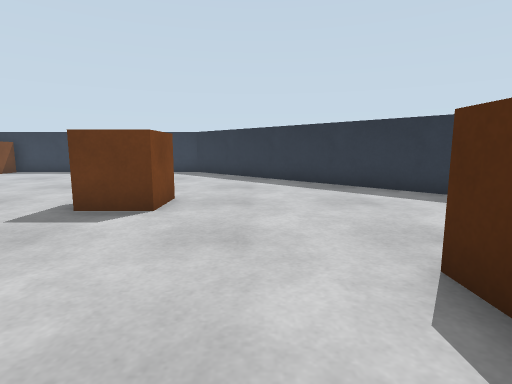
View 1 (above)

18 first-person views from a walk through a Webots world. The camera is 0.23 m above the floor, tilts 8° down and sees 80° across. The floor is counted in squares, 0.2 m on a side. Each view is taken from the middle of a square. On the plan, view 1 faces up. The plan holds only what a view shows up to about 13 squares ahead; the rest is blank. Robots are left out.

View 2
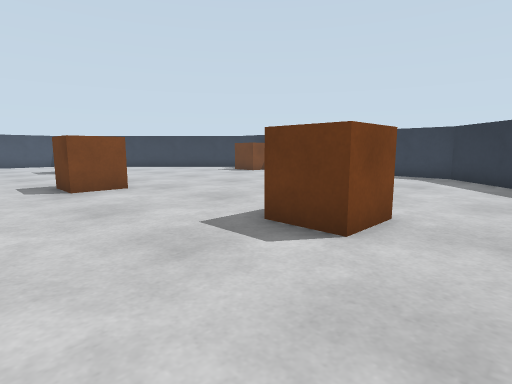

View 3
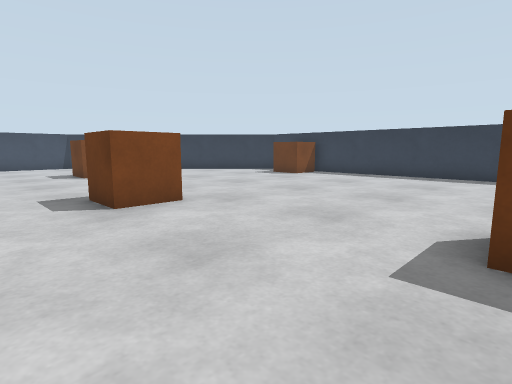

View 4
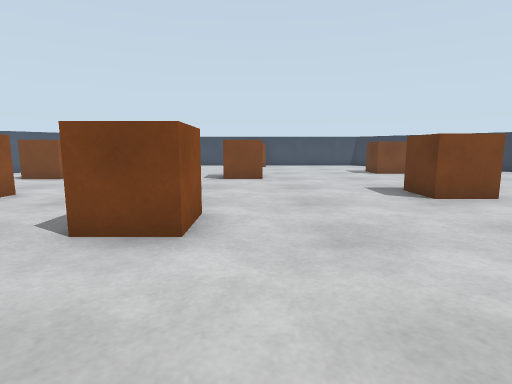

View 5
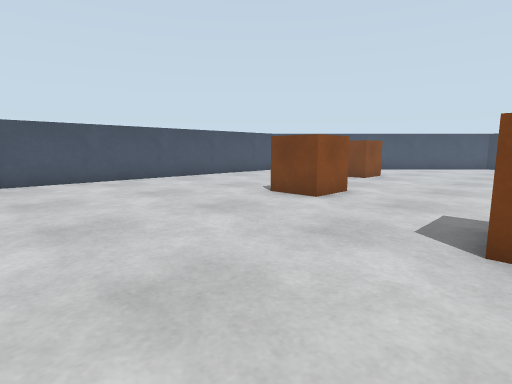

View 6
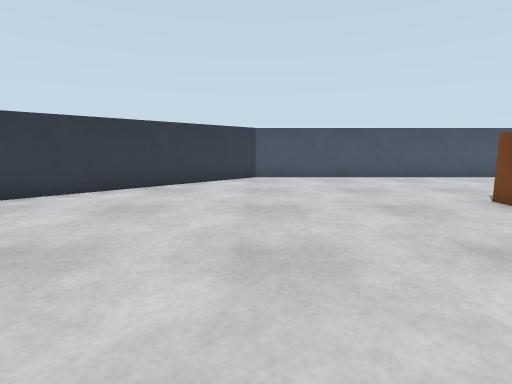

View 7
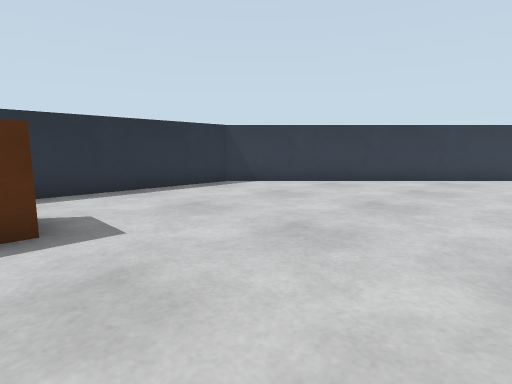

View 8
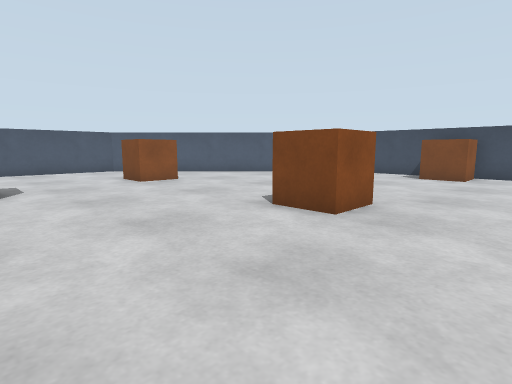

View 9
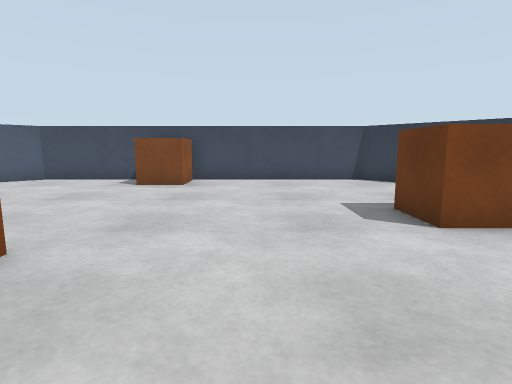

View 10
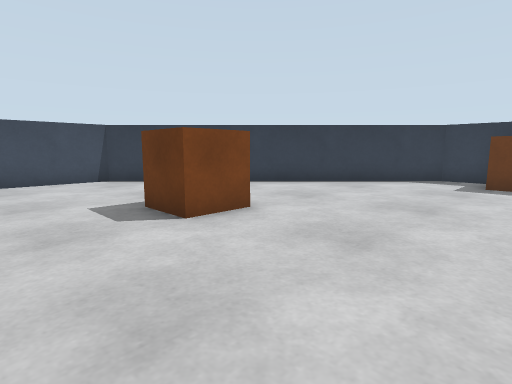

View 11
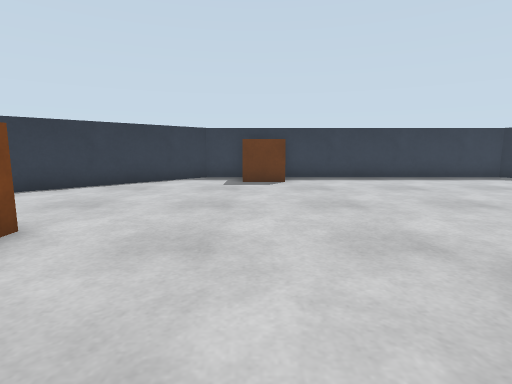

View 12
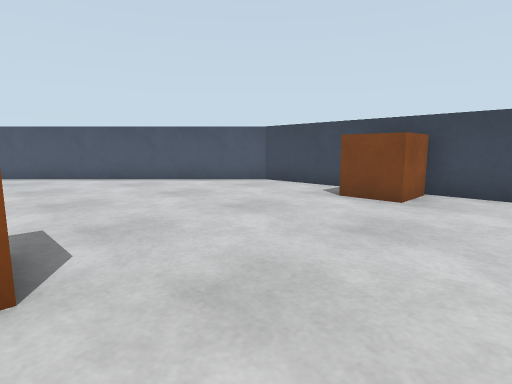

View 13
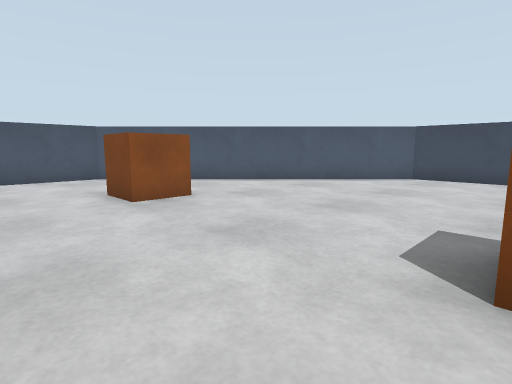

View 14
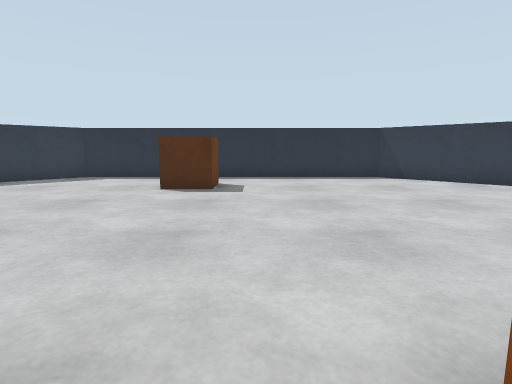

View 15
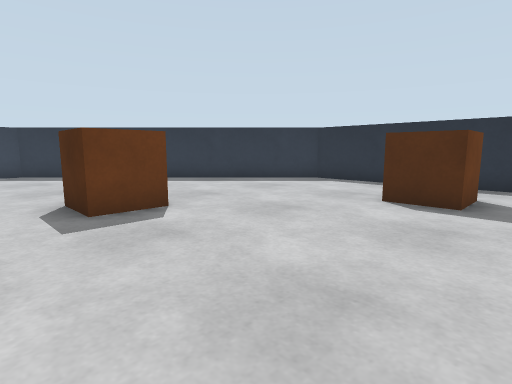

View 16
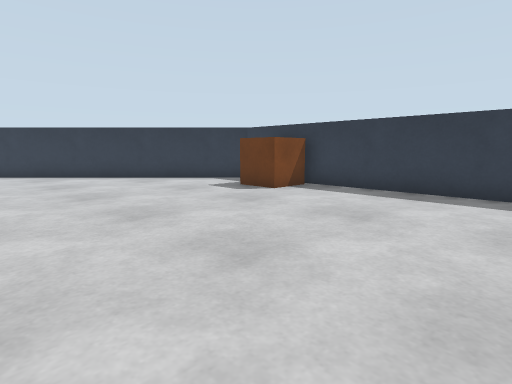

View 17
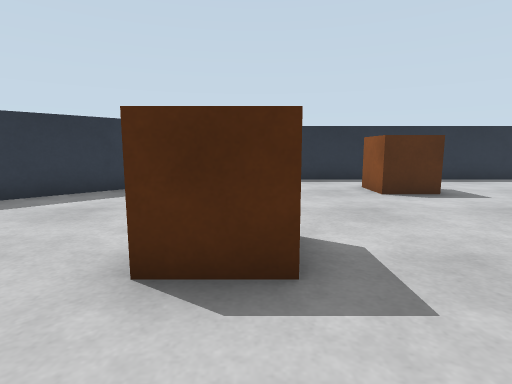

View 18
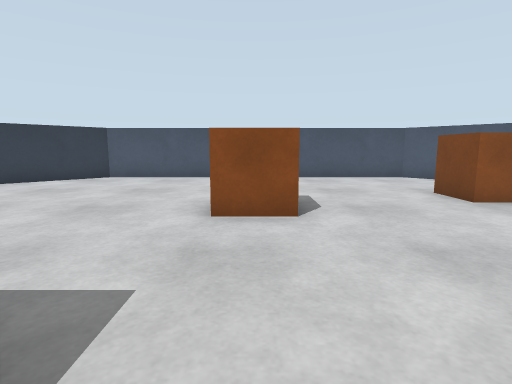

### Floor plan
Points are (right, up) in squares from view 1. A wall is a line through its corners. A room is listed if a view was taken in it or the views show most of it. See-through windows are left out.
Room 1 (views 1, 2, 3, 4, 5, 6, 7, 8, 9, 10, 11, 12, 13, 14, 15, 16, 17, 18)
walls: (-15, -13.5) (-3, -13.5) (5.5, -5) (5.5, 7) (-3, 15.6) (-15, 15.6) (-23.6, 7) (-23.6, -5) (-15, -13.5)
objects: brown box (-23, -1) to (-22, 0); brown box (-18, 6) to (-17, 7); brown box (-15, -9) to (-14, -8); brown box (-15, -1) to (-14, 0); brown box (-13, 14) to (-12, 15); brown box (-10, -7) to (-8, -6); brown box (-10, 4) to (-9, 5); brown box (-7, -2) to (-6, -1); brown box (-3, 6) to (-2, 7); brown box (2, 1) to (3, 3)

Where each view was taken, in squares from view 1:
view 1: 0 up, 0 right, facing up
view 2: 2 up, 0 right, facing up-left
view 3: 2 up, 3 left, facing up-left
view 4: 0 up, 2 left, facing left
view 5: 2 down, 2 left, facing down-left
view 6: 1 down, 3 left, facing down
view 7: 2 up, 3 left, facing down-right
view 8: 3 up, 9 left, facing down-left
view 9: 3 up, 12 left, facing left
view 10: 3 up, 12 left, facing up-left
view 11: 3 up, 13 left, facing up
view 12: 3 up, 15 left, facing down-left
view 13: 1 down, 11 left, facing down-left
view 14: 0 up, 7 left, facing right
view 15: 0 up, 5 left, facing up-right
view 16: 7 up, 6 left, facing up-left
view 17: 6 up, 6 left, facing right
view 18: 1 down, 9 left, facing down
